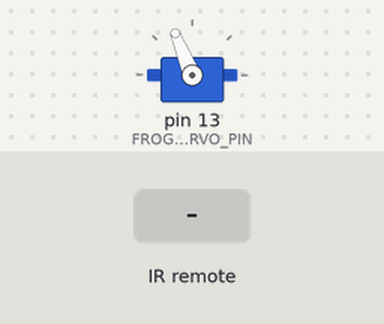
A sketch run on a simulated Arduino Mega 2560, built with avr-gcc and run on an emulated ATmega2560. Parts: servo. The inputs (shaded band) are chosen by the test bench. What the sketch prints to the serial monitor is not drawn.

Above: at 3.0 s.
3.1 s: infrared code 0x219E10EF received
Timing chart, 0 to 13.9 s (numbered marks = the images above; inputs shaded):
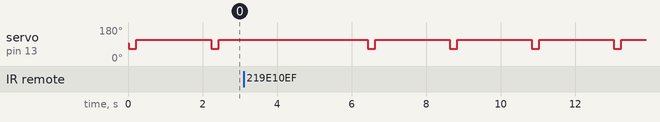

Measured:
- by itself, servo on pin 13 (FROG_SERVO_PIN): alternates 112° for 2.0 s and 64° for 0.20 s

The sketch:

basicFrogServoIR.ino
```cpp
#include <IRremote.h>
#include <Servo.h>

//set Frog servo pin
#define FROG_SERVO_PIN 13

Servo frogServo;

#define LEDPIN 1
#define IRRECVPIN 3 //PIN receiving signal from IR (moteino 9, mega 3)
#define IR_ENTER 0x219E10EF

IRrecv irrecv(IRRECVPIN);
decode_results results;

//----------------------------------------------------------------------
//numvar checkIR(void) {
//----------------------------------------------------------------------
int checkir() {
  Serial.println("basicIR.checkir");
  if (irrecv.decode(&results)) {
    Serial.println(results.value, HEX);
      irrecv.resume();
    if (results.value == IR_ENTER) {
//      irrecv.resume();
      return 1;
    }
    // Receive the next value
//    irrecv.resume();
  }
  return 0;
}

//-------------------------------------------------------------------
//numvar turnquick(void) {
//  frogServo.writeMicroseconds(getarg(1));
//  return getarg(1);
//}
//-------------------------------------------------------------------
int turnquick(int ms) {
  Serial.println("basicFrogServo.turnquick");
  frogServo.writeMicroseconds(ms);
  return ms;
}

//-------------------------------------------------------------------
// this function will be implemented in bitlash as candystore
// proximity action
//-------------------------------------------------------------------
void froghop() {
  Serial.println("basicFrogServo.froghop");
  frogServo.attach(FROG_SERVO_PIN);
  turnquick(1200);
  delay(200);
  turnquick(1700);
  frogServo.detach();
}

//-------------------------------------------------------------------
void setup() {
  Serial.begin(9600);
  Serial.println("basicFrogServo.setup");

  frogServo.attach(FROG_SERVO_PIN);
  frogServo.writeMicroseconds(1500);
  frogServo.detach();

  irrecv.enableIRIn();

  // initialize output pins.
  pinMode(LEDPIN, OUTPUT);
}

//-------------------------------------------------------------------
void loop() {
  if (checkir()) {
    digitalWrite(LEDPIN, HIGH);
    delay(2000);
    digitalWrite(LEDPIN, LOW);
  }
  froghop();
  delay(2000);
}
```
